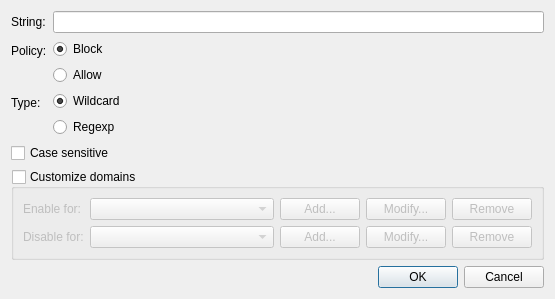
<?xml version="1.0" encoding="UTF-8"?>
<ui version="4.0">
 <class>RuleOptionDialog</class>
 <widget class="QDialog" name="RuleOptionDialog">
  <property name="geometry">
   <rect>
    <x>0</x>
    <y>0</y>
    <width>555</width>
    <height>273</height>
   </rect>
  </property>
  <property name="windowTitle">
   <string/>
  </property>
  <layout class="QVBoxLayout" name="verticalLayout_2">
   <item>
    <layout class="QFormLayout" name="formLayout_2">
     <property name="fieldGrowthPolicy">
      <enum>QFormLayout::AllNonFixedFieldsGrow</enum>
     </property>
     <item row="0" column="0">
      <widget class="QLabel" name="label">
       <property name="text">
        <string>String:</string>
       </property>
      </widget>
     </item>
     <item row="0" column="1">
      <widget class="QLineEdit" name="String_"/>
     </item>
     <item row="2" column="0">
      <widget class="QLabel" name="label_2">
       <property name="text">
        <string>Type:</string>
       </property>
      </widget>
     </item>
     <item row="2" column="1">
      <layout class="QVBoxLayout" name="verticalLayout">
       <item>
        <widget class="QRadioButton" name="Wildcard_">
         <property name="text">
          <string>Wildcard</string>
         </property>
         <property name="checked">
          <bool>true</bool>
         </property>
         <property name="autoExclusive">
          <bool>false</bool>
         </property>
        </widget>
       </item>
       <item>
        <widget class="QRadioButton" name="Regexp_">
         <property name="text">
          <string>Regexp</string>
         </property>
         <property name="autoExclusive">
          <bool>false</bool>
         </property>
        </widget>
       </item>
      </layout>
     </item>
     <item row="1" column="0">
      <widget class="QLabel" name="label_5">
       <property name="text">
        <string>Policy:</string>
       </property>
      </widget>
     </item>
     <item row="1" column="1">
      <layout class="QVBoxLayout" name="verticalLayout_3">
       <item>
        <widget class="QRadioButton" name="Block_">
         <property name="text">
          <string>Block</string>
         </property>
         <property name="checked">
          <bool>true</bool>
         </property>
         <property name="autoExclusive">
          <bool>false</bool>
         </property>
        </widget>
       </item>
       <item>
        <widget class="QRadioButton" name="Allow_">
         <property name="text">
          <string>Allow</string>
         </property>
         <property name="autoExclusive">
          <bool>false</bool>
         </property>
        </widget>
       </item>
      </layout>
     </item>
    </layout>
   </item>
   <item>
    <widget class="QCheckBox" name="CaseSensitive_">
     <property name="text">
      <string>Case sensitive</string>
     </property>
    </widget>
   </item>
   <item>
    <widget class="QGroupBox" name="groupBox">
     <property name="title">
      <string>Customize domains</string>
     </property>
     <property name="checkable">
      <bool>true</bool>
     </property>
     <property name="checked">
      <bool>false</bool>
     </property>
     <layout class="QFormLayout" name="formLayout">
      <property name="fieldGrowthPolicy">
       <enum>QFormLayout::AllNonFixedFieldsGrow</enum>
      </property>
      <item row="0" column="0">
       <widget class="QLabel" name="label_3">
        <property name="text">
         <string>Enable for:</string>
        </property>
       </widget>
      </item>
      <item row="0" column="1">
       <layout class="QHBoxLayout" name="horizontalLayout_2">
        <item>
         <widget class="QComboBox" name="EnabledDomains_">
          <property name="sizePolicy">
           <sizepolicy hsizetype="Expanding" vsizetype="Fixed">
            <horstretch>0</horstretch>
            <verstretch>0</verstretch>
           </sizepolicy>
          </property>
          <property name="editable">
           <bool>false</bool>
          </property>
          <property name="insertPolicy">
           <enum>QComboBox::InsertAfterCurrent</enum>
          </property>
         </widget>
        </item>
        <item>
         <widget class="QPushButton" name="AddEnabled_">
          <property name="text">
           <string>Add...</string>
          </property>
         </widget>
        </item>
        <item>
         <widget class="QPushButton" name="ModifyEnabled_">
          <property name="text">
           <string>Modify...</string>
          </property>
         </widget>
        </item>
        <item>
         <widget class="QPushButton" name="RemoveEnabled_">
          <property name="text">
           <string>Remove</string>
          </property>
         </widget>
        </item>
       </layout>
      </item>
      <item row="1" column="0">
       <widget class="QLabel" name="label_4">
        <property name="text">
         <string>Disable for:</string>
        </property>
       </widget>
      </item>
      <item row="1" column="1">
       <layout class="QHBoxLayout" name="horizontalLayout">
        <item>
         <widget class="QComboBox" name="DisabledDomains_">
          <property name="sizePolicy">
           <sizepolicy hsizetype="Expanding" vsizetype="Fixed">
            <horstretch>0</horstretch>
            <verstretch>0</verstretch>
           </sizepolicy>
          </property>
          <property name="editable">
           <bool>false</bool>
          </property>
          <property name="insertPolicy">
           <enum>QComboBox::InsertAfterCurrent</enum>
          </property>
         </widget>
        </item>
        <item>
         <widget class="QPushButton" name="AddDisabled_">
          <property name="text">
           <string>Add...</string>
          </property>
         </widget>
        </item>
        <item>
         <widget class="QPushButton" name="ModifyDisabled_">
          <property name="text">
           <string>Modify...</string>
          </property>
         </widget>
        </item>
        <item>
         <widget class="QPushButton" name="RemoveDisabled_">
          <property name="text">
           <string>Remove</string>
          </property>
         </widget>
        </item>
       </layout>
      </item>
     </layout>
    </widget>
   </item>
   <item>
    <spacer name="verticalSpacer">
     <property name="orientation">
      <enum>Qt::Vertical</enum>
     </property>
     <property name="sizeHint" stdset="0">
      <size>
       <width>20</width>
       <height>40</height>
      </size>
     </property>
    </spacer>
   </item>
   <item>
    <widget class="QDialogButtonBox" name="ButtonBox_">
     <property name="orientation">
      <enum>Qt::Horizontal</enum>
     </property>
     <property name="standardButtons">
      <set>QDialogButtonBox::Cancel|QDialogButtonBox::Ok</set>
     </property>
    </widget>
   </item>
  </layout>
 </widget>
 <resources/>
 <connections>
  <connection>
   <sender>ButtonBox_</sender>
   <signal>accepted()</signal>
   <receiver>RuleOptionDialog</receiver>
   <slot>accept()</slot>
   <hints>
    <hint type="sourcelabel">
     <x>248</x>
     <y>254</y>
    </hint>
    <hint type="destinationlabel">
     <x>157</x>
     <y>268</y>
    </hint>
   </hints>
  </connection>
  <connection>
   <sender>ButtonBox_</sender>
   <signal>rejected()</signal>
   <receiver>RuleOptionDialog</receiver>
   <slot>reject()</slot>
   <hints>
    <hint type="sourcelabel">
     <x>316</x>
     <y>260</y>
    </hint>
    <hint type="destinationlabel">
     <x>286</x>
     <y>268</y>
    </hint>
   </hints>
  </connection>
 </connections>
</ui>
